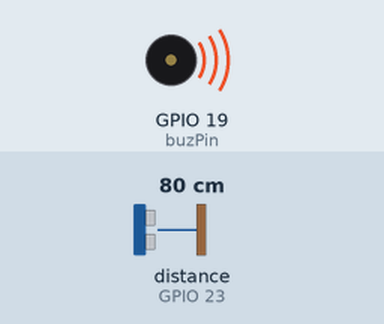
Recording of a sketch running on a simulated ESP32. Parts: buzzer (waves = sounding). Wiring (inferred from the names in the program): ultrasonic range finder: trigger GPIO 22; echo GPIO 23. The test bench sets the inputs (shaded band); at power-on: distance to the obstacle (sensor on GPIO 23) 80 cm. The echo pulse lasts 58.3 µs per cm; what the sketch prints to the serial monitor is not drawn.

Above: at 0.1 s.
Timing chart, 0 to 1.6 s (numbered marks = the images above):
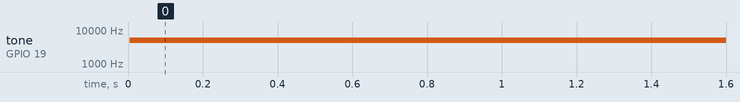

Measured:
- by itself, tone on GPIO 19 (buzPin): silent → 5000 Hz at 0.01 s

The sketch:

Task05-A.ino
```cpp
const int trigPin = 22;
const int echoPin = 23;
const int ledChannel = 0;
const int resolution = 8;
const int buzPin = 19;
const int duty = 128;

void playNote(int note, int dur) {
  ledcSetup(ledChannel, note, resolution);
  ledcWrite(ledChannel, duty);

  Serial.println(note);
  delay(dur);
}

void setup() {
  Serial.begin(115200);
  pinMode(trigPin, OUTPUT);
  pinMode(echoPin, INPUT);
  ledcAttachPin(buzPin, ledChannel);
}

void loop() {
  long duration, distance;

  //Triggering by 10us pulse
  digitalWrite(trigPin, LOW);
  delayMicroseconds(2);
  digitalWrite(trigPin, HIGH);
  delayMicroseconds(10);
  digitalWrite(trigPin, LOW);

  //getting duration for echo pulse
  duration = pulseIn(echoPin, HIGH);

  //sound speed = 340 m/s = 34/1000 cm/us
  //distance = duration*34/1000*1/2
  distance = duration*17/1000;

  playNote(4000-(distance*100), 250);

  Serial.print(distance);
  Serial.print("cm");
  Serial.println();

  delay(100);
}
```
